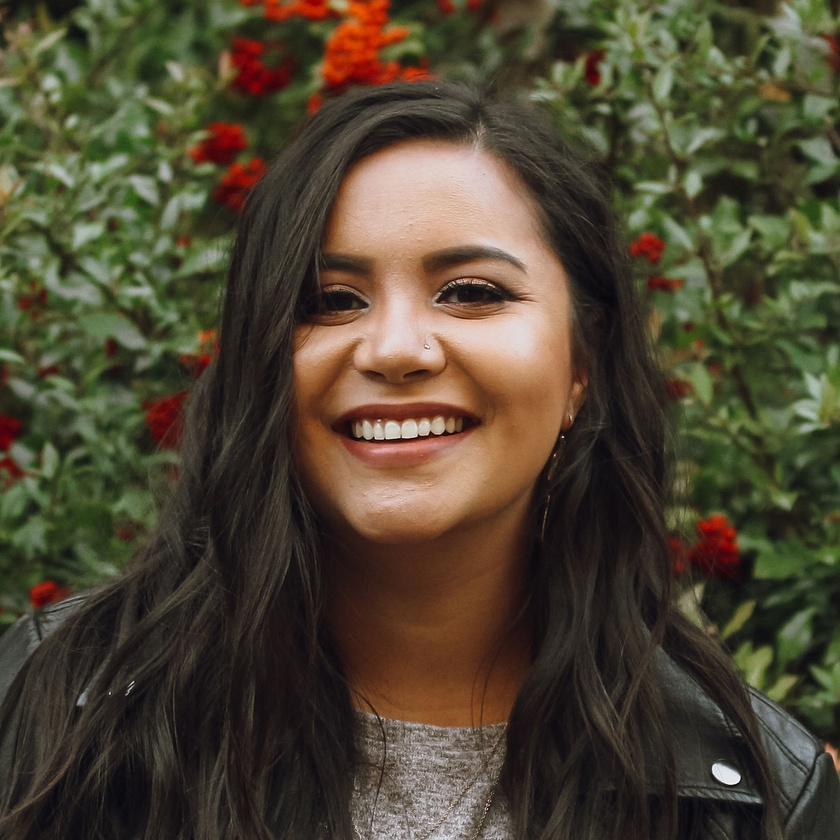
#> input picture Image_Processor_Files/Ellen-17_Fotor.jpg, 840 x 840 px, shrunk from 1200 x 1200 before the run
$ python contours0.py --image_file Ellen-17_Fotor.jpg --threshold 100
#> lines starting #> are read from the running program, lines starting #| are printed output that depends on the picture; after the words box and inside, x2 and y2 are one past the last pixel; in counts of white or black regions, pixels touching at a corner belong together
from argparse import ArgumentParser
#from image_to_gcode.image_to_gcode import ImageToGcode -> breaks GUI

import cv2
import numpy as np

def create_args():
    parser = ArgumentParser()

    parser.add_argument("--image_file", type=str, required=True)
    parser.add_argument("--threshold", type=int, required=True)
    parser.add_argument("--scale", type=float, default=None, required=False)

    return parser.parse_args()

def main(image_file, threshold, scale=None):
#> called with image_file = 'Ellen-17_Fotor.jpg', threshold = 100
    image = cv2.imread(image_file)
#> image is the input picture: shape (840, 840, 3); mean B, G, R 50.3, 69.2, 77.9
    image_gray = cv2.cvtColor(image, cv2.COLOR_BGR2GRAY)
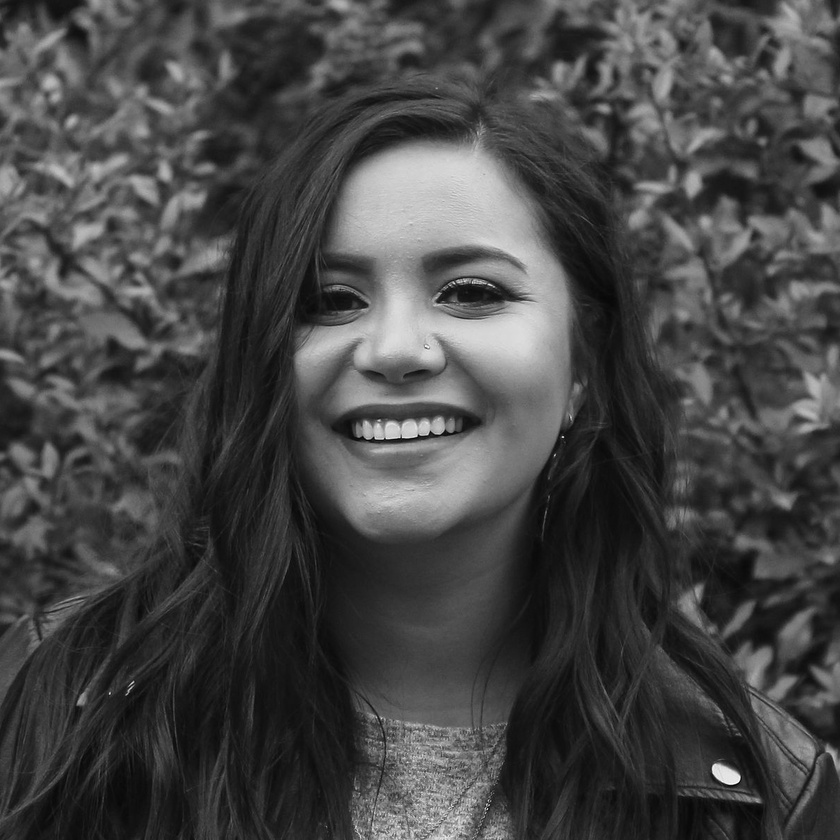
#> image_gray: shape (840, 840); min 4, max 255, mean 69.6
    numpy_array = np.ones_like(image_gray) * 255

    ret, thresh = cv2.threshold(image_gray, threshold, 255, 0)
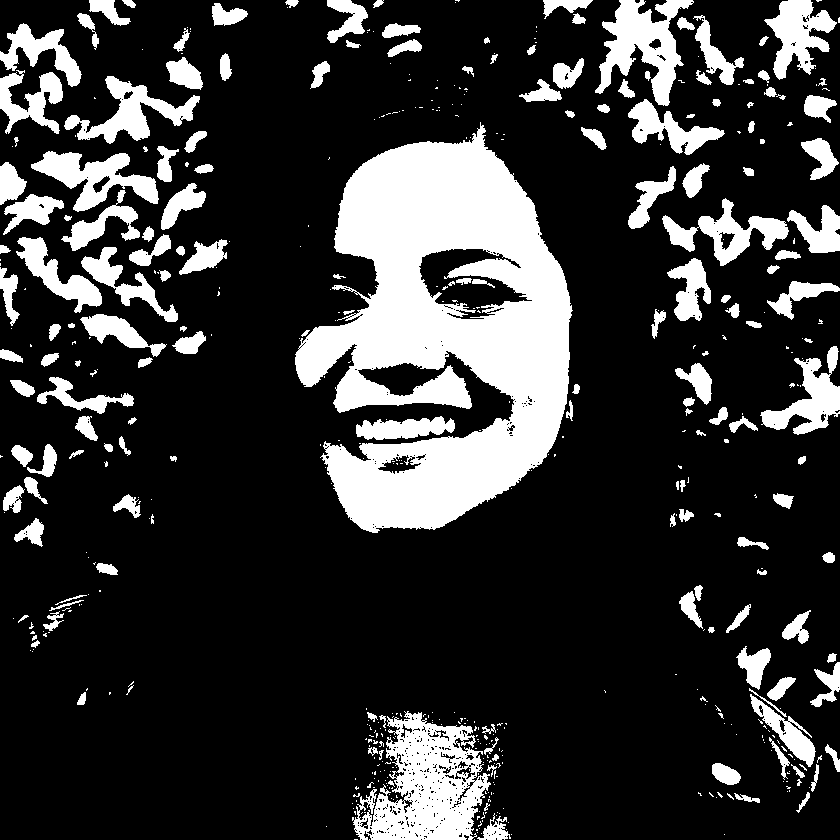
#> thresh: shape (840, 840); 20.8% white; 515 white regions (343 under 20 px)
#> ret = 100

    contours, hierarchy = cv2.findContours(thresh, cv2.RETR_TREE, cv2.CHAIN_APPROX_SIMPLE)
#> contours = 1030 contours, 853 with area under 20; largest, box (x1, y1, x2, y2) and area: (295, 122, 573, 533) 67192, (352, 711, 491, 840) 10728, (595, 0, 694, 106) 4568, (418, 248, 533, 320) 4235, (31, 151, 159, 212) 3293

    #just changed this
    #print(contours)

    cv2.drawContours(numpy_array, contours, -1, (0,0,0), 1)
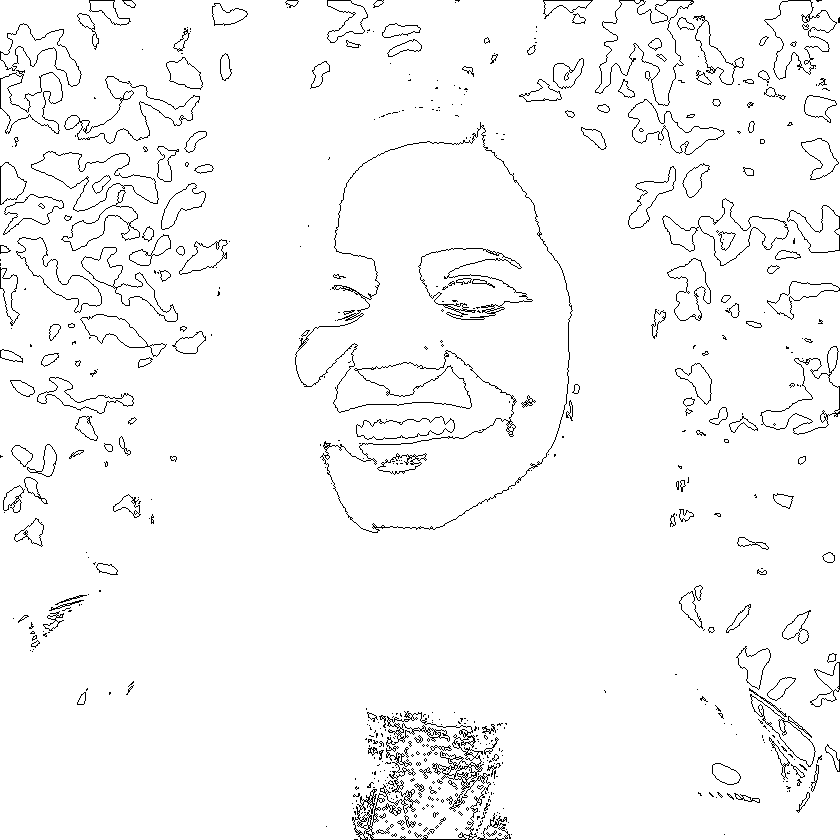
#> numpy_array: shape (840, 840); 96.8% white; black in thin lines or dots

    cv2.imwrite("preview_contour.jpg", numpy_array)

    offsets = [[0, 0],
               [30.5, 0.1],
               [0, 0],
               [0, 0]]

if __name__ == '__main__':
    args = create_args()
    main(args.image_file, args.threshold, args.scale)
